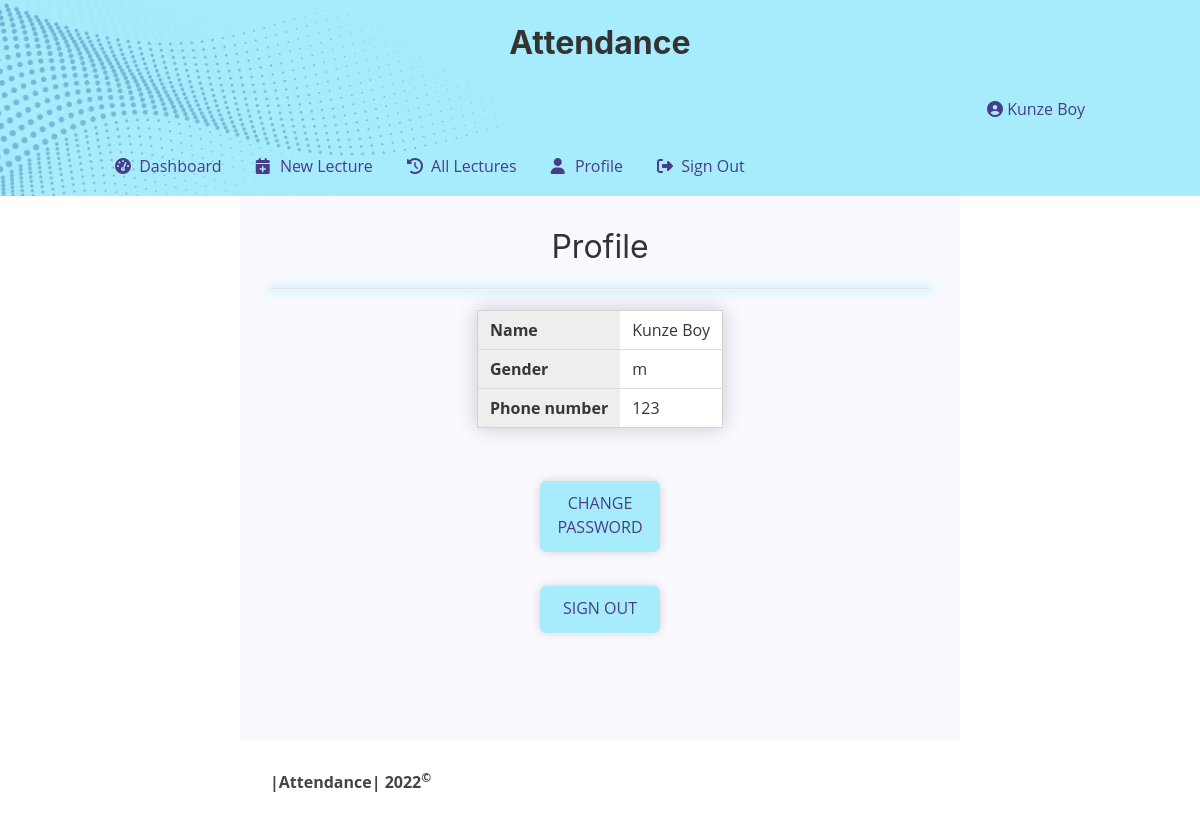
Screenshot of /profile.php (signed in) with the database file from the repository.
### tables this page shows
CREATE TABLE `lecturer` (
  `lecturer_id` varchar(100) NOT NULL,
  `lecturer_name` varchar(100) NOT NULL,
  `gender` varchar(100) NOT NULL,
  `phone_number` varchar(100) NOT NULL,
  `password` varchar(100) NOT NULL
);

### dbconnect.php (called while the page is built, shortened)
<?php
function run($sql){
		$connect=mysqli_connect("localhost","root","","attendance");
		$query=mysqli_query($connect,$sql);
		return $query;
}
 ?>

### profile.php (the view, shortened to what this page needs)
<?php include 'header.php'; ?>
<center><h2>Profile</h2></center>
<hr>
	<?php if ($_SESSION['status']=='Lecturer'){
		$id=$_SESSION['id'];
		$result=mysqli_fetch_array(run("select * from lecturer where lecturer_id='$id'"));
		?>
		<table class="table">
			<tr>
				<th>Name</th>
				<td style="text-transform: capitalize;"><?php echo $result['lecturer_name'] ?></th>
			</tr>
			<tr>
				<th>Gender</th>
				<td><?php echo $result['gender']; ?></th>
			</tr>
			<tr>
				<th>Phone number</th>
				<td><?php echo $result['phone_number']; ?></th>
			</tr>
		</table>
	<?php } else if($_SESSION['status']=='Admin'){
		$id=$_SESSION['id'];
		$result=mysqli_fetch_array(run("select * from admin where username='$id'"));
		?>
		<table class="table">
			<tr>
				<th>Username</th>
				<td><?php echo $result['username']; ?></th>
			</tr>
			<tr>
				<th>Name</th>
				<td style="text-transform: capitalize;"><?php echo $result['fullname']; ?></th>
			</tr>
			<tr>
				<th>Phone number</th>
				<td><?php echo $result['phone']; ?></th>
			</tr>
		</table>
	<?php } ?>
		<center>
			<br>
			<a class="btn" href="changepassword.php">Change password</a><br><br>
			<a class="btn" href="signout.php" onclick="return confirm('Are you sure you want to sign out?')">Sign out</a>
			<br><br><br><br>
		</center>
<?php include 'footer.php'; ?>

### attendance.css (style rules this page uses)
.btn { transition: 0.2s ; }
a { background-color: inherit ; display: inline-block; text-transform: capitalize; text-decoration: none !important; color: darkslateblue !important; padding: 10px; margin: 5px; transition: 0.3s; border-radius: 3px; border-bottom: solid #0000 !important; }
.btn { width:120px; text-transform: uppercase; border-radius:6px; background-color: var(--color); box-shadow: 0px 0px 10px 0px lightgray; border: none; }
table,tr,td,th { border:1px solid lightgray; border-collapse: collapse; padding: 5px; }
th { background-color: #eee; }
.table { max-width: ; margin:auto; background-color: white; padding:8px; border:none; box-shadow: 0px 0px 20px #0003; }
hr { background-color: var(--color); box-shadow: 0px 0px 10px 1px var(--color); }

### rows the page displays
lecturer: lecturer_name "Kunze Boy", gender "m", phone_number "123"

### other values shown
$_SESSION['name'] "Kunze Boy"
